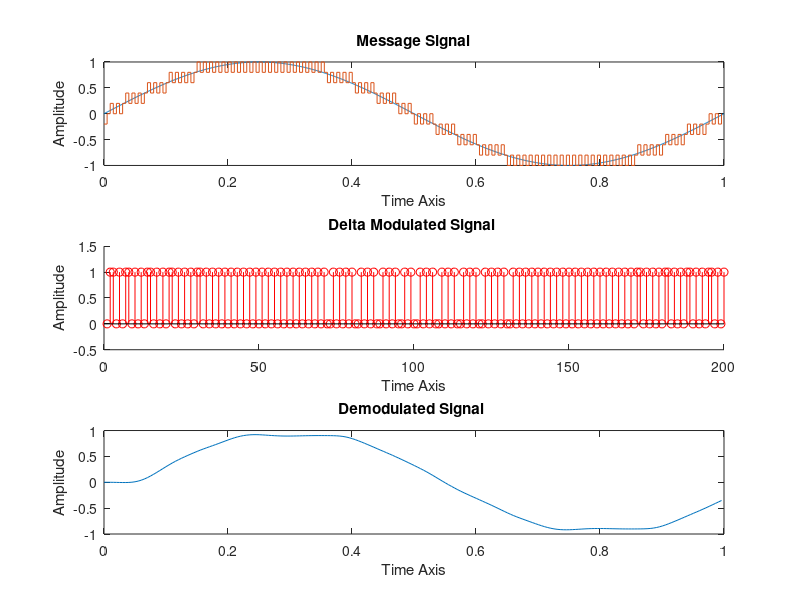

Here is the MATLAB script that generated this plot:
clc; 
clear all; 
close all; 
 
A=1;
fc=1; 
t=linspace(0,1,1000);
x_t=A*sin(2*pi*fc*t);
s=.2; 


s_t=0;
v=1;
mqc_t=0;

for i=1:5:length(t)
  if(x_t(1,i)>mqc_t(1,v))
    s_t(1,v)=1;
    mqc_t(1,v+1)=mqc_t(1,v)+s;
  else
    s_t(1,v)=0;
    mqc_t(1,v+1)=mqc_t(1,v)-s;
  end
t1(1,v)=t(1,i);
v=v+1;
end
 
subplot(3,1,1);
plot(t,x_t);
title('Message Signal');
xlabel('Time Axis');
ylabel('Amplitude');
hold on;
stairs(t1,mqc_t(2:201));
 
subplot(3,1,2) %second plot
%stairs(s_t)
title('Delta Modulated Signal ');
xlabel('Time Axis');
ylabel('Amplitude');
hold on;
stem(s_t,'r');
axis([0 200 -0.5 1.5]);
 
%Demodulation
mq_t=0;
%Convert bit stream into steps and integrate
for i=1:length(s_t)
    if(s_t(i)==1)
        mq_t(i+1)=mq_t(i)+s;
    else
        mq_t(i+1)=mq_t(i)-s;
    end
end
 
%Filtering through LPF
[b,a]=butter(5,.1); % nth order=5 and normalized cutoff frequency=0.1
r_t=filter(b,a,mq_t);
 
subplot(3,1,3);
plot(t1,r_t(2:201));
title('Demodulated Signal ');
xlabel('Time Axis');
ylabel('Amplitude');
%hold on;
